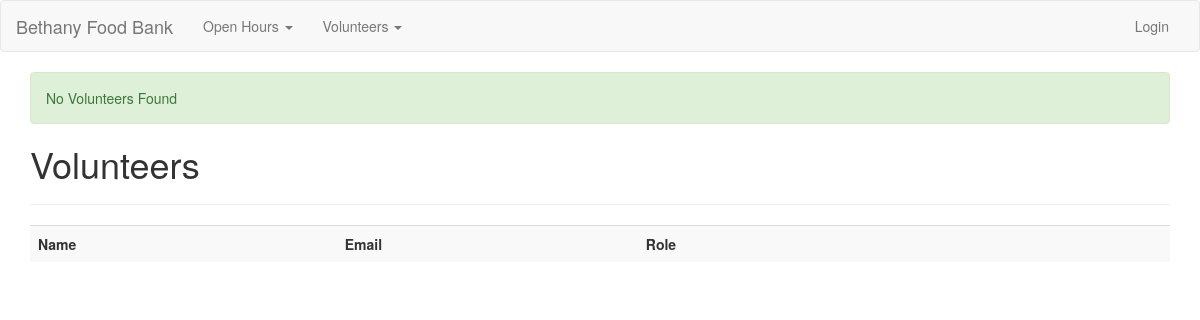
/volunteers/, run on an earlier commit of the app's database.
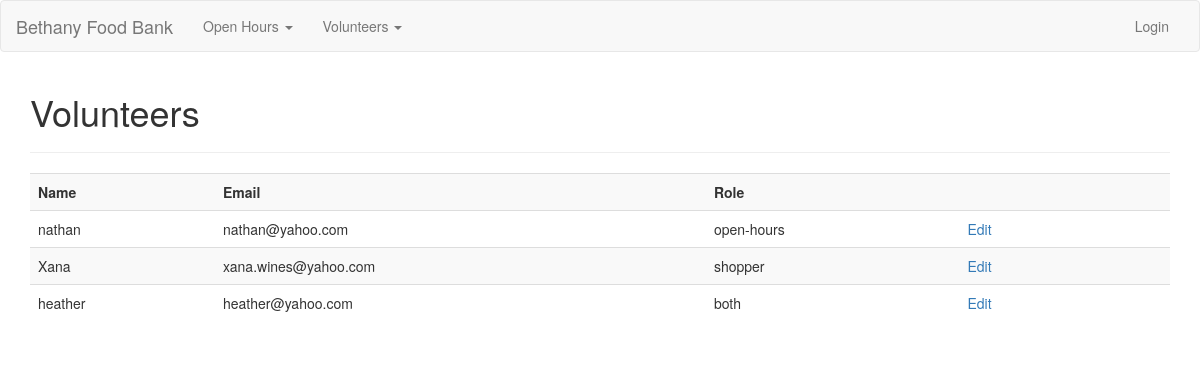
And on a later commit of the database.
### app/models.py (models this page shows, shortened)
class Volunteer(db.Model):
    id = db.Column(db.Integer(), primary_key=True)
    name = db.Column(db.String(100))
    role = db.Column(db.String(50))
    email = db.Column(db.String(255), unique=True, nullable=False)
    openhours = db.relationship('Openhour', secondary=openhour_volunteers, backref='ohvolunteers', lazy='subquery')
    openhour_shoppers = db.relationship('Openhour', secondary=openhour_shoppers, backref='ohshoppers', lazy='subquery')
    notes = db.relationship('Note', backref='openhour', lazy=True)

### app/volunteers/views.py (the view)
@volunteers_blueprint.route('/')
def volunteers():
    volunteers = Volunteer.query.all()
    if volunteers:
        return render_template('volunteers.html', volunteers=volunteers)
    else:
        msg = 'No Volunteers Found'
        return render_template('volunteers.html', msg=msg)

### app/volunteers/templates/volunteers.html
{% extends 'layout.html' %}
{% block body %}
  <h1>Volunteers</h1>
  <hr>
  <table class="table table-striped">
    <tr>
      <th>Name</th>
      <th>Email</th>
      <th>Role</th>
      <th></th>
      <th></th>
      <th></th>
    </tr>
    {% for volunteer in volunteers %}
      <tr>
        <td>{{ volunteer.name }}</td>
        <td>{{ volunteer.email }}</td>
        <td>{{ volunteer.role }}</td>
        <td><a href="{{volunteer.id}}/edit">Edit</a></td>
        <td></td>
        <td></td>
      </tr>
    {% endfor %}
  </table>
{% endblock %}

### app/templates/layout.html (shortened to what this page needs)
<!DOCTYPE html>
<html>
  <head>
    <link rel="stylesheet" href="https://maxcdn.bootstrapcdn.com/bootstrap/3.3.7/css/bootstrap.min.css"/>
  </head>
  <body>
    {% include 'includes/_navbar.html' %}
    <div class="container">
      {% include 'includes/_messages.html' %}
      {% block body %}{% endblock %}
    </div>
  </body>
</html>

### app/templates/includes/_navbar.html (shortened to what this page needs)
<nav class="navbar navbar-default">
  <div class="container-fluid">
    <div class="navbar-header">
      <a class="navbar-brand" href="/">Bethany Food Bank</a>
    </div>
    <div class="collapse navbar-collapse" id="myNavbar">
      <ul class="nav navbar-nav">
        <li class="dropdown">
          <a class="dropdown-toggle" data-toggle="dropdown" href="#">Open Hours <span class="caret"></span></a>
        </li>
        <li class="dropdown">
          <a class="dropdown-toggle" data-toggle="dropdown" href="#">Volunteers <span class="caret"></span></a>
        </li>
      </ul>
      <ul class="nav navbar-nav navbar-right">
        {% if session.user %}
          <li><a href="/logout">Logout</a></li>
        {% else %}
          <li><a href="/user_login">Login</a></li>
        {% endif %}
      </ul>
    </div>
  </div>
</nav>

### app/templates/includes/_messages.html (shortened to what this page needs)
{% if msg %}
  <div class="alert alert-success">{{msg}}</div>
{% endif %}

What changed in the data, as far as the page shows it:
added Volunteer: name "nathan", email "nathan@yahoo.com", role "open-hours"
added Volunteer: name "Xana", email "xana.wines@yahoo.com", role "shopper"
added Volunteer: name "heather", email "heather@yahoo.com", role "both"
Also different on the page:
{{ msg }}: "No Volunteers Found" → (not shown)
